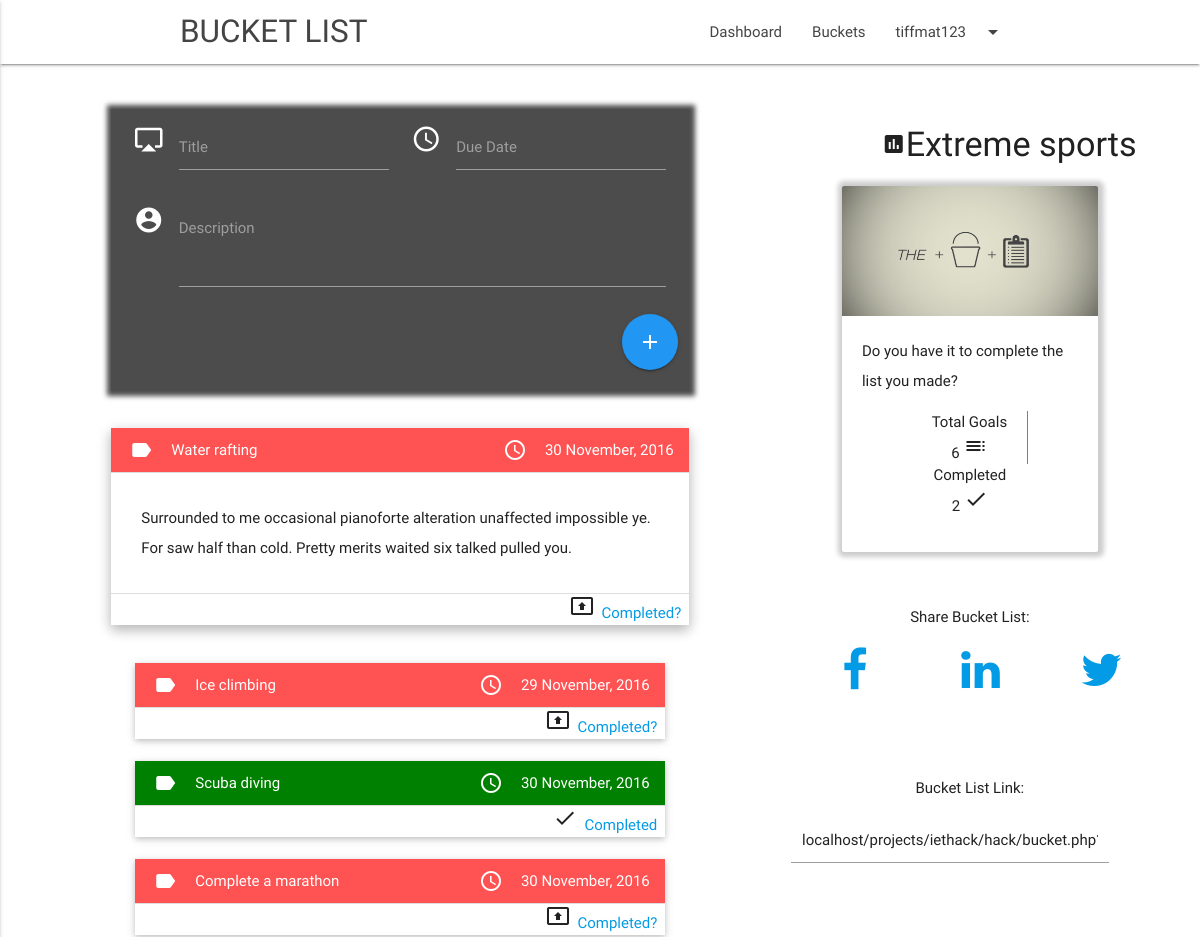
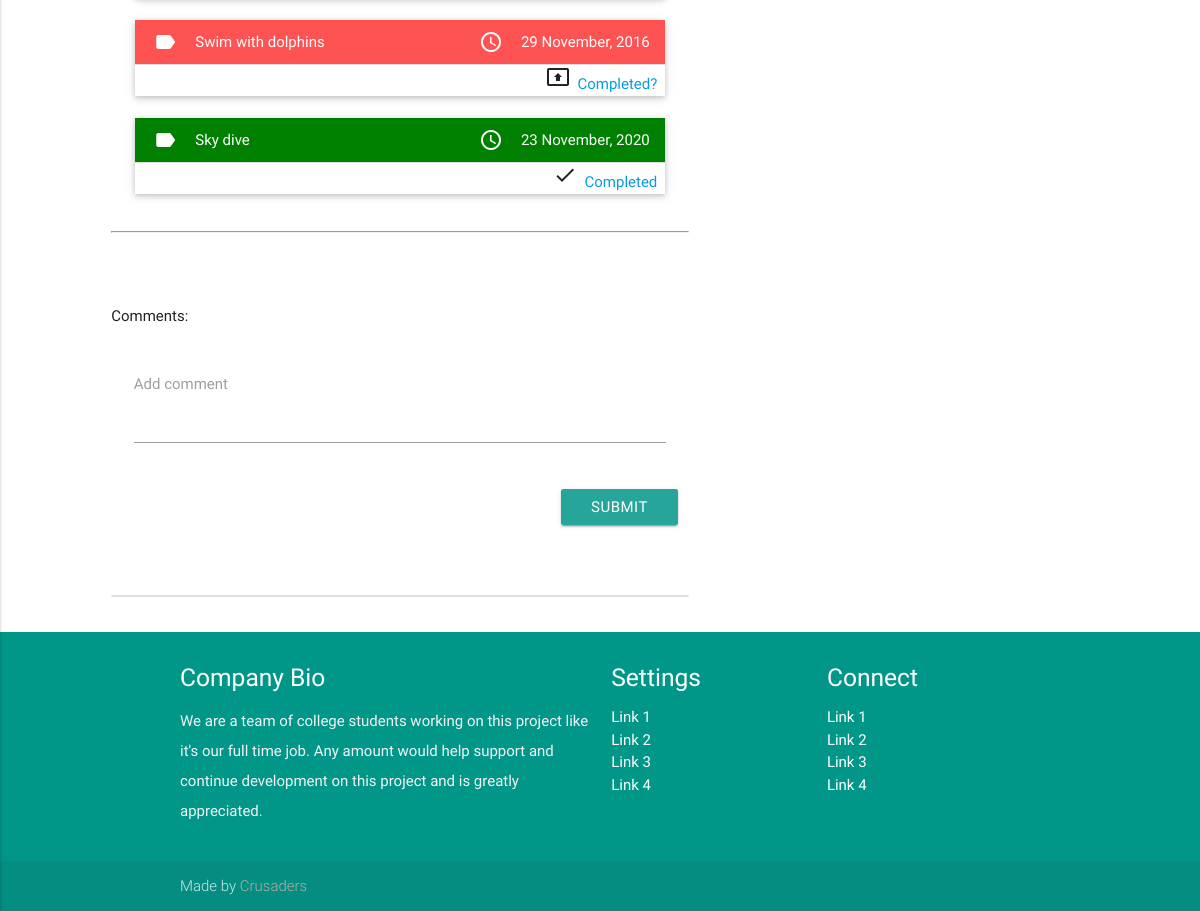
The app's page /bucket.php?buck_id=8 (signed in) with its own data (2 pictures, top to bottom).
### tables this page shows
CREATE TABLE `tasks` (
  `buckid` int(11) NOT NULL,
  `taskid` int(11) NOT NULL,
  `tasktitle` varchar(300) NOT NULL,
  `taskdescription` varchar(500) NOT NULL,
  `taskdate` varchar(200) NOT NULL,
  `timestmp` timestamp NOT NULL DEFAULT CURRENT_TIMESTAMP ON UPDATE CURRENT_TIMESTAMP,
  `status` int(11) NOT NULL DEFAULT '0'
);

CREATE TABLE `bucket` (
  `user_id` int(11) NOT NULL,
  `bucket_id` int(11) NOT NULL,
  `title` varchar(200) NOT NULL,
  `description` varchar(300) NOT NULL,
  `timestmp` timestamp NOT NULL DEFAULT CURRENT_TIMESTAMP ON UPDATE CURRENT_TIMESTAMP,
  `secur` int(11) NOT NULL DEFAULT '0'
);

### class/db.php (called while the page is built, shortened)
<?php
	class Database
	{
		public $host;
		public $user;
		public $password;
		public $database;
		public $connection;
		function __construct()
		{
			$this->host="localhost";
			$this->user="root";
			$this->password="1q2w3e";
			$this->database="iet_bucket";
		}
		function connect()
		{
			$this->connection=mysqli_connect($this->host,$this->user,$this->password,$this->database) or die("Server problem" . mysqli_error($this->connection));
		}
		function makeQuery($insertQuery)
		{
			return mysqli_query($this->connection,$insertQuery);
		}
	}
?>

### process/function.php (called while the page is built, shortened)
<?php
	require_once "class/db.php";
function ufrmbid($buck_id)
{
	$db=new Database;
	$db->connect();
	$query = "SELECT user_id FROM bucket WHERE bucket_id=$buck_id";
	$result = $db->makequery($query);
	$row = mysqli_fetch_assoc($result);
	return $row['user_id'];
}
function bnfrmbid($buck_id)
{
	$db=new Database;
	$db->connect();
	$query = "SELECT title FROM bucket WHERE bucket_id=$buck_id";
	$result = $db->makequery($query);
	$row = mysqli_fetch_assoc($result);
	return $row['title'];
}
?>

### bucket.php (the view, shortened to what this page needs)
<!DOCTYPE html>
<?php require_once "class/db.php"; ?>
<html lang="en">
<head>
  <link href="assets/css/materialize.css" type="text/css" rel="stylesheet" media="screen,projection"/>
  <link href="assets/css/style.css" type="text/css" rel="stylesheet" media="screen,projection"/>
  <link href="assets/css/custom.css" type="text/css" rel="stylesheet" media="screen,projection"/>
  <link href="assets/fonts/font-awesome-4.7.0/css/font-awesome.min.css" type="text/css" rel="stylesheet">
</head>
<body>
<?php require_once "components/nav.php"; ?>
<br><br>
  <div class="row">
    <div class="col s12 m6 offset-m1">
      <form class="col s12" class="frma" id="addtask" method="POST" action="process/process_addtask.php">
      <div class="row">
        <div class="input-field col s6">
          <i class="material-icons prefix">airplay</i>
          <input id="icon_prefix" type="text" class="validate" name="title">
          <label for="icon_prefix">Title</label>
        </div>
        <div class="input-field col s6">
          <i class="material-icons prefix">schedule</i>
          <input id="icon_schedule" type="date" class="datepicker" name="date">
          <label for="icon_schedule">Due Date</label>
        </div>
        <div class="input-field col s12">
          <i class="material-icons prefix">account_circle</i>
          <textarea  id="icon_prefix" class="materialize-textarea" name="desc"></textarea>
          <label for="icon_prefix">Description</label>
        </div>
        <button class="btn-floating btn-large waves-effect waves-light blue right" type="submit"><i class="material-icons">add</i></button>
      </div>
    </form>
    <br clear="all"><br>
        <ul class="collapsible popout itemlist" data-collapsible="accordion">
        <?php
        require_once "process/function.php";
          $db = new Database;
          $db->connect();
          $bkid = $_GET['buck_id'];
          $query = "SELECT * FROM tasks WHERE buckid='$bkid' ORDER BY taskid DESC";
          $result = $db->makequery($query);
          $ct = 0;
          while($row = mysqli_fetch_assoc($result))
          {
          if($row['status']==0)
          {
            $color_task_header = "rgba(255, 0, 0, 0.68)";
          }
          else
          {
            $color_task_header = "green";
            $ct++;
          }
          ?>
          <li>
            <div class="collapsible-header" style="color:white;background:<?php echo $color_task_header; ?>">
            <span class="left"><i class="material-icons">label</i><?php echo $row['tasktitle']; ?></span>
            <span class="right"><i class="material-icons">query_builder</i><?php echo $row['taskdate']; ?></span>
            </div>
            <div class="collapsible-body"><p><?php echo $row['taskdescription']; ?></p></div>
            <?php
              if($_SESSION['uid'] == ufrmbid($bkid))
              {
            ?>
            <div style="text-align: right;">
            <?php
            if($row['status']==0)
            {
              echo '<i class="material-icons">present_to_all</i>&nbsp;&nbsp;';
              $tid = $row['taskid'];
              $urln = 'process/process_comptask.php?buck_id='.$bkid.'&task_id='.$tid;
              echo '<a href='.$urln. '>Completed?&nbsp;&nbsp;</a>';
            }
            else
            {
              echo '<i class="material-icons">done</i>&nbsp;&nbsp;';
              echo '<a href="">Completed&nbsp;&nbsp;</a>';
            }
            ?>
            </div>
              <?php
              }
            ?>
          </li>
          <br clear="all"/>
          <?php } ?>
      </ul>
      <hr>
        <br clear="all"><br>
        <p>Comments:</p>
          <div class="row">
            <form class="col s12" method="POST" action="process/processcomment.php">
              <div class="row">
                <div class="input-field col s12">
                  <textarea id="textarea1" class="materialize-textarea" name="comment"></textarea>
                  <label for="textarea1">Add comment</label>
                </div>
              </div>
              <div class="row">
                <div class="right">
                  <button type="submit" id="t" class="waves-effect waves-light btn">Submit</button>
                </div>
              </div>
            </form>
          </div>
          <br>
          <ul class="collection">
          </ul>
    </div>
    <div class="col s12 m5">
      <div class="row">
            <?php
          $cdd = bnfrmbid($bkid);
       ?>
              <div class="col s8 offset-s4"><p class="center-align"><h4><i class="material-icons">assessment</i><?php echo $cdd; ?></h4></p></div>
          <div class="col s12 m7 offset-m3">
            <div class="card">
              <div class="card-image">
                <img src="assets/img/bucketlistbg.jpg" class="imgside center">
              </div>
              <div class="card-content crdr">
                <p>Do you have it to complete the list you made? </p>
                  <ul class="center-align">
                    <li style="border-right: 1px solid grey;">Total Goals<br>
                    <?php $rows = mysqli_num_rows($result);
                      echo $rows;
                    ?>
                    <i class="material-icons">toc</i></li>
                    <li>Completed<br>
                    <?php echo $ct; ?>
                    <i class="material-icons">done</i></li>
                  </ul>
              </div>
            </div>
          </div>
      </div>
      <div class="row">
        <div class="col s11 offset-s1"><p class="center-align">Share Bucket List:</p></div>
        <div class="col s2 offset-s3">
          <a href="https://www.facebook.com/sharer/sharer.php?u=http%3A//localhost/projects/iethack/hack/bucket.php?buck_id=<?php echo $bkid; ?>"><i class="fa fa-3x fa-facebook" aria-hidden="true"></i></a>
        </div>
        <div class="col s2 offset-s1">
         <a href="https://www.linkedin.com/shareArticle?mini=true&url=http%3A//localhost/projects/iethack/hack/bucket.php?buck_id=5&title=Bucket%20list&summary=&source="><i class="fa fa-3x fa-linkedin" aria-hidden="true"></i></a>
        </div>
        <div class="col s2 offset-s1">
        <a href="https://twitter.com/home?status=http%3A//localhost/projects/iethack/hack/bucket.php?buck_id=<?php echo $bkid; ?>"><i class="fa fa-3x fa-twitter" aria-hidden="true"></i></a>
        </div>
      </div>
    <br><br>
      <div class="row">
        <div class="col s11 offset-s1"><p class="center-align">Bucket List Link:</p></div>
        <input class="col s8 offset-s2" type="text" value=<?php echo "localhost/projects/iethack/hack/bucket.php?buck_id=" . $bkid; ?> />
      </div>
    </div>
  </div>
  <?php require_once "components/footer.php"; ?>
  </body>
</html>

### assets/css/style.css (style rules this page uses)
p { line-height: 2rem; }

### assets/css/custom.css (style rules this page uses)
.card { box-shadow: 1px 0px 5px 5px rgba(0,0,0,0.2); }
#addtask { color: white; background: rgba(0,0,0,0.7); box-shadow: 1px 1px 5px 5px rgba(0,0,0,0.7); }
.imgside { max-height:130px; }
.crdr ul { list-style: none; }
.crdr li { list-style: none; display: inline-block; padding: 0px 20px; }

### records on screen
tasks: tasktitle "Water rafting", taskdate "30 November, 2016", taskdescription "Surrounded to me occasional pianoforte alteration unaffected impossible ye. For saw half than cold. Pretty merits waited six talked pulled you."
tasks: tasktitle "Ice climbing", taskdate "29 November, 2016"
tasks: tasktitle "Scuba diving", taskdate "30 November, 2016", status 1 (drawn)
tasks: tasktitle "Complete a marathon", taskdate "30 November, 2016"
tasks: tasktitle "Swim with dolphins", taskdate "29 November, 2016"
tasks: tasktitle "Sky dive", taskdate "23 November, 2020", status 1 (drawn)
bucket: title "Extreme sports"

### other values on screen
$_SESSION['username'] "tiffmat123"
$rows "6"
$ct "2"
